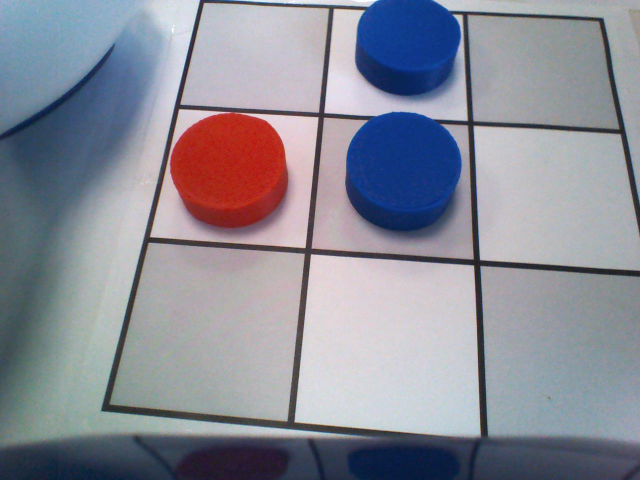
#> input picture helpers/snapshot_1.jpg, 1280 x 960 px, found by its file name (shown at 1/2 size); its folder holds only this picture in this run
$ python analyze_snapshot.py   (older library calls are emulated)
#> lines starting #> are read from the running program, lines starting #| are printed output that depends on the picture; after the words box and inside, x2 and y2 are one past the last pixel; in counts of white or black regions, pixels touching at a corner belong together
### nao_vision.py
import cv2 as cv
import numpy as np
import time
import os

'''
Open tasks:
- analyze the biggest blob

Embedded simplifications:
- image segments the analysis is performed on are hard-coded, it should be replaced with dymamic values returned from the board analysis
'''

class NaoVision:

    img_camera = None
    img_lines = None
    img_rectified = None
    img_current_state = None

    def __init__(self, sizes, logging):
        self.logger = logging
        self.logger.debug("Computer vision initialized with the following camera size: %s",str(sizes))


    def find_board(self, img):
        '''
        Function that analyzes camera input and searches for the board.
        returns ... True / False depending on the result
        '''

        # Pre-process the image for blob identification
        im_transformed = self.image_preprocessing(img)
        self.logger.debug("Image has been pre-processed for further analysis.")

        # Find the biggest blob
        biggest_blob, biggest_blob_size = self.find_biggest_blob(im_transformed)
        if( biggest_blob_size >= 140000 ):
            self.logger.debug("A sufficiently large blob has been identified. Image will now be cleaned.")

            # Remove anything outside the biggest blob
            im_cleaned = self.clean_image(im_transformed, biggest_blob)
            self.logger.debug("The image has been cleaned. Next line detection analysis will be performed.")

            # Determine if the biggest blob is indeed the 3x3 matrix we need
            lines, im_lines = self.find_lines(im_cleaned, 200)

            # Check if the lines consitute a matrix
            if self.check_matrix(lines, im_lines):
                self.logger.debug('Game board detected.')
                return True, im_cleaned, biggest_blob_size

            return False, im_lines, biggest_blob_size

        self.logger.debug("No board identified. The biggest blog size found: %s",str(biggest_blob_size))
        return False, img, biggest_blob_size


    # [185 lines left out: functions fix_board_position, get_current_state, find_all_segments, find_corners, order_lines, not called in this run]


    def split_lines(self, all_lines):
        '''
        Split the inserted lines into horizontal and vertical
        '''
        h_lines = []
        v_lines = []

        for line in all_lines:
            ln = line[0]
            theta = ln[1]
            b = np.sin(theta)

            if b >= 0.8:
                h_lines.append(line)
            else:
                v_lines.append(line)

        return h_lines, v_lines


    # [15 lines left out: function get_line_intersect, not called in this run]


    def check_matrix(self, lines, img):
        '''
        Check if hugh lines interesect into a 3x3 matrix
        Valid matrix consists of 8 lines (4 vertical and 4 horizontal) and each horizontal line crosses exactly four vertical lines.
        '''
        valid_matrix = True

        # Make sure there is exactly eight significant lines in the picture
        if( lines.shape[0] == 8 ):

            # Split horizontal and vertical lines
            h_lines, v_lines = self.split_lines(lines)

            # Make sure there is four of each
            if len(h_lines) == 4 and len(v_lines) == 4:

                # Make sure each horizontal line intersects precisely 4 vertical lines
                for h_line in h_lines:
                    intersect_num = 0

                    for v_line in v_lines:
                        intersect = self.get_line_intersect(h_line, v_line)

                        # Intersect is only valid, if the intersection falls within the image dimensions
                        if img.shape[1] >= intersect[0] >= 0 and img.shape[0] >= intersect[1] >= 0:
                            intersect_num = intersect_num + 1

                    if intersect_num != 4:
                        self.logger.debug('Matrix detection failed. One of the horizontal lines has failed to identify four intersects')
                        valid_matrix = False

            else:
                self.logger.debug('Matrix detection failed. Detected ' + str(len(h_lines)) + ' horizontal and ' + str(len(v_lines)) + ' vertical lines')
                valid_matrix = False

        else:
            self.logger.debug('Matrix detection failed. Number of lines detected is: ' + lines.shape[0] )
            valid_matrix = False

        return valid_matrix


    def draw_lines(self, line, img):
        '''
        Helper function to visualize the board lines
        '''
        rho = line[0]
        theta = line[1]

        a = np.cos(theta)
        b = np.sin(theta)

        x0 = a*rho
        y0 = b*rho

        x1 = int(x0 + 2000*(-b))
        y1 = int(y0 + 2000*(a))
        x2 = int(x0 - 2000*(-b))
        y2 = int(y0 - 2000*(a))

        img = cv.line(img, (x1, y1), (x2, y2), (255,0,255), 2)
        return img


    # [21 lines left out: function get_points_on_line, not called in this run]


    def merge_lines(self, lines, img):
        '''
        Perform k-means to group similar lines
        '''
        sd = np.std(lines, axis = 0)
        lines = lines / sd

        criteria = (cv.TERM_CRITERIA_EPS, 10, 1.0)
        ret,label,center = cv.kmeans(lines,8,None,criteria,10,cv.KMEANS_PP_CENTERS)

        # Reformat the output from k-means
        merged_lines = []
        for line in center:
            merged_lines.append([line])

        return merged_lines * sd


    def find_lines(self, im_cleaned, threshold):
        '''
        Perform Hugh Linear Transformation to detect if there are lines in the identified blob
        '''
        # Perform hough transformation, optimize threshold to only consider lines that are significant
        lines = cv.HoughLines(im_cleaned, 1, np.pi/180, threshold)

        # Merge neigboring lines together
        merged_lines = self.merge_lines(lines, im_cleaned)

        # Display merged lines
        ret = cv.cvtColor(im_cleaned, cv.COLOR_GRAY2RGB)
        for line in merged_lines:
            ret = self.draw_lines(line[0], ret)

        return merged_lines, ret


    def find_biggest_blob(self, im_transformed):
        '''
        Function to identify the biggest blob an its size
        '''

        # Find image contours
        ret,thresh = cv.threshold(im_transformed,127,255,0)
        im_cont, contours, hierarchy = cv.findContours(thresh,cv.RETR_TREE,cv.CHAIN_APPROX_SIMPLE)

        # Loop over contours to find the biggest area
        c = 0
        largest_area = 0
        largest_contour = 0
        for contour in contours:
            area = cv.contourArea(contour)
            if( area > largest_area ):
                largest_area = area
                largest_contour = c
            c = c + 1

        # # Render the contours
        # ret = cv.cvtColor(im_cont, cv.COLOR_GRAY2RGB)
        # cv.drawContours(ret,contours,largest_contour,(255,0,255), 3)

        return [contours[largest_contour]], largest_area


    def clean_image(self, im_transformed, biggest_blob):
        '''
        Remove clutter outside the biggest blob
        '''

        # Copy the thresholded image.
        stencil = np.zeros(im_transformed.shape).astype(im_transformed.dtype)

        # Create image mask based on the contour of the biggest blob
        cv.fillPoly(stencil, biggest_blob, [255, 255, 255])

        # Apply mask on the original image
        result = cv.bitwise_and(im_transformed, stencil)

        # Erode the image back to balance the original dilation
        result = cv.erode(result, np.ones((5,5), np.uint8))

        return result


    def image_preprocessing(self, im_orig):
        '''
        Apply several transformation to preprocess image for blob identification.
        The following filters are applied: convert to grayscale, gaussian blur, adaptive thresholding, bitwise invert and dilating
        '''

        # Convert to grayscale
        im_temp = cv.cvtColor(im_orig, cv.COLOR_BGR2GRAY)

        # Apply gaussian blur to smooth the lines by removing noise
        im_temp = cv.GaussianBlur(im_temp, (11,11), 0)

        # Apply adaptive image thresholding
        # ... it calculates a mean over a 5x5 window and subtracts 2 from the mean. This is the threshold level for every pixel.
        im_temp = cv.adaptiveThreshold(im_temp, 255, cv.ADAPTIVE_THRESH_MEAN_C, cv.THRESH_BINARY, 5, 2)

        # Invert the image
        im_temp = cv.bitwise_not(im_temp)

        # Dilate the image to complete small cracks
        im_transformed = cv.dilate(im_temp, np.ones((5,5), np.uint8), iterations = 1)

        return im_transformed


    # [114 lines left out: functions cut_image, color_quantization, calculate_color_ratio, renderImage, analyze_color, not called in this run]

### helpers/analyze_snapshot.py
import numpy as np
import cv2 as cv
from nao_vision import NaoVision
import logging
import time

logging.basicConfig(format = '%(asctime)s;%(levelname)s;%(filename)s;%(message)s', level = logging.DEBUG)

i = 1
while True:
    im = cv.imread("helpers/snapshot_" + str(i) + ".jpg")
#> im is the input picture: shape (960, 1280, 3); mean B, G, R 151.2, 139.6, 137.9
    vision = NaoVision((im.shape[0], im.shape[1]), logging)

    board_found, result = vision.find_board(im)
#> in image_preprocessing, `im_temp = cv.adaptiveThreshold(im_temp, 255, cv.ADAPTIVE_THRESH_MEAN_C..`:
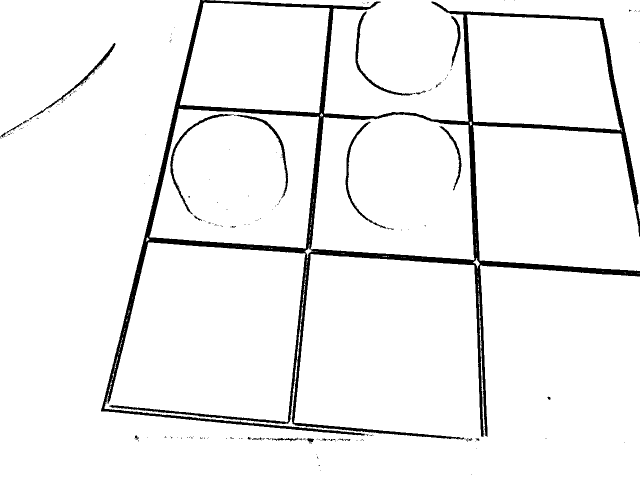
#> im_temp: shape (960, 1280) (shown at 1/2 size); 94.8% white; 199 black regions (174 under 20 px), largest, box (x1, y1, x2, y2) and area: (202, 0, 1280, 880) 55904, (340, 228, 468, 429) 1262, (711, 22, 830, 191) 1208
#> in image_preprocessing, `im_transformed = cv.dilate(im_temp, np.ones((5,5), np.uint8), iteratio..`:
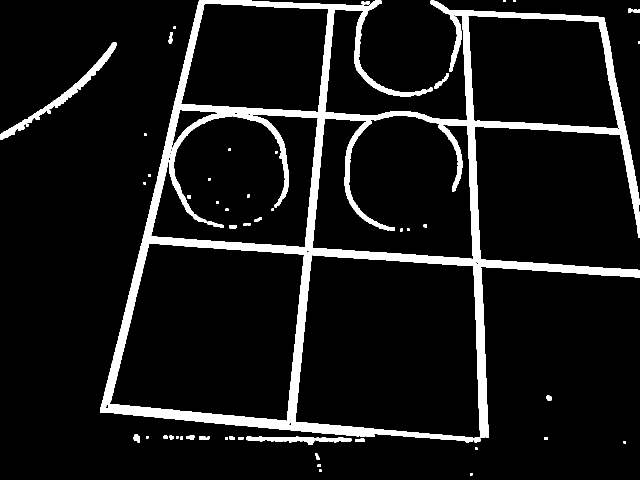
#> im_transformed: shape (960, 1280) (shown at 1/2 size); 8.9% white; 59 white regions
#> in find_biggest_blob, `im_cont, contours, hierarchy = cv.findContours(thresh,cv.RETR_TREE,cv...`: contours = 75 contours, 27 with area under 20; largest, box (x1, y1, x2, y2) and area: (200, 0, 1280, 885) 463336, (218, 486, 609, 843) 110162, (624, 230, 947, 519) 78584, (301, 219, 637, 496) 70797, (935, 30, 1239, 259) 57952
#> the loop in find_biggest_blob, `for contour in contours:` made 75 passes
#> (area, largest_area) on passes 3, 4, 7, 9, 15, 31, 45: (29, 29), (59, 59), (83.5, 83.5), (458.5, 458.5), (1068, 1068), (3375.5, 3375.5), (463336, 463336)
#> area on passes 10, 11, 12, 13, 14, 16: 98.5, 48.5, 24, 29, 24.5, 52
#> after the loop in find_biggest_blob, `for contour in contours:`: c = 75; largest_area = 463336; largest_contour = 44
#> in find_board, `biggest_blob, biggest_blob_size = self.find_biggest_blob(im_transformed)`: biggest_blob = 1 contour; box (x1, y1, x2, y2) and area: (200, 0, 1280, 885) 463336; biggest_blob_size = 463336
#> in clean_image, `cv.fillPoly(stencil, biggest_blob, [255, 255, 255])`:
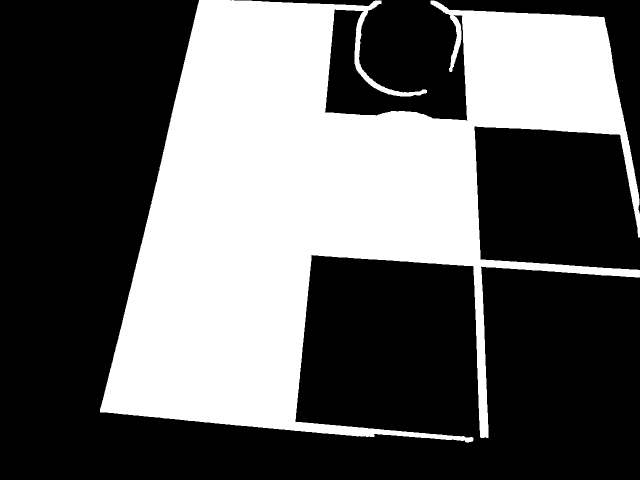
#> stencil: shape (960, 1280) (shown at 1/2 size); 38% white; 1 white region, box (x1, y1, x2, y2) and area: (200, 0, 1280, 885) 467081
#> in clean_image, `result = cv.bitwise_and(im_transformed, stencil)`: result: shape (960, 1280); 8.3% white; 18 white regions, largest, box (x1, y1, x2, y2) and area: (200, 0, 1280, 885) 99439, (877, 250, 925, 383) 1398, (415, 443, 448, 455) 208
#> in clean_image, `result = cv.erode(result, np.ones((5,5), np.uint8))`:
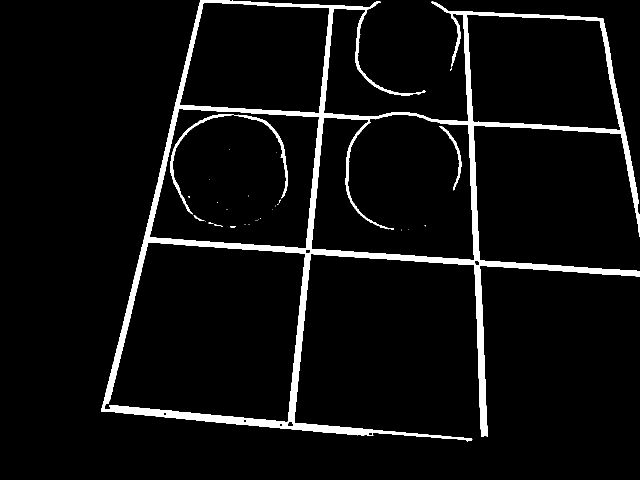
#> result: shape (960, 1280) (shown at 1/2 size); 5.4% white; 31 white regions (25 under 20 px), largest, box (x1, y1, x2, y2) and area: (202, 0, 1280, 883) 63397, (340, 228, 576, 429) 2396, (879, 252, 923, 381) 634, (387, 430, 409, 442) 60, (460, 452, 472, 455) 29, (429, 448, 446, 453) 24
#> in find_lines, `lines = cv.HoughLines(im_cleaned, 1, np.pi/180, threshold)`: lines = 157 rows, first 8: [454, 1.64], [460, 1.64], [457, 1.64], [659, 0.0873], [-927, 3.09], [-931, 3.11], [396, 0.244], [661, 0.105]
#> in merge_lines, `sd = np.std(lines, axis = 0)`: sd = [[607.3, 0.967]]
#> in merge_lines, `lines = lines / sd`: lines = 157 rows, first 8: [0.748, 1.7], [0.757, 1.7], [0.753, 1.7], [1.09, 0.0903], [-1.53, 3.2], [-1.53, 3.21], [0.652, 0.253], [1.09, 0.108]
#> in merge_lines, `ret,label,center = cv.kmeans(lines,8,None,criteria,10,cv.KMEANS_PP_CEN..`: ret = 1.89; label = 157 values, max 7 at index 33, min 0 at index 10, mean 2.81; center = [[0.258, 1.66], [1.1, 0.104], [-1.45, 3.17], [1.32, 1.71], [0.743, 1.7], [1.6, 0.0181], [0.666, 0.249], [-1.92, 3.04]]
#> the loop in merge_lines, `for line in center:` made 8 passes
#> after the loop in merge_lines, `for line in center:`: merged_lines = [[[0.258, 1.66]], [[1.1, 0.104]], [[-1.45, 3.17]], [[1.32, 1.71]], [[0.743, 1.7]], [[1.6, 0.0181]], [[0.666, 0.249]], [[-1.92, 3.04]]]
#> in find_lines, `merged_lines = self.merge_lines(lines, im_cleaned)`: merged_lines = [[156.6, 1.61], [669.3, 0.101], [-881.3, 3.06], [801.5, 1.65], [451.3, 1.65], [968.8, 0.0175], [404.3, 0.241], [-1165.8, 2.94]]
#> the loop in find_lines, `for line in merged_lines:` made 8 passes
#> (rho in draw_lines, theta in draw_lines, a in draw_lines, b in draw_lines, x0 in draw_lines, y0 in draw_lines, x1 in draw_lines, y1 in draw_lines) on passes 1 to 8: (156.6, 1.61, -0.037, 0.999, -5.79, 156.5, -2004, 82), (669.3, 0.101, 0.995, 0.101, 665.9, 67.32, 464, 2057), (-881.3, 3.06, -0.997, 0.0785, 878.6, -69.15, 721, -2062), (801.5, 1.65, -0.0826, 0.997, -66.22, 798.7, -2059, 633), (451.3, 1.65, -0.0754, 0.997, -34, 450, -2028, 299), (968.8, 0.0175, 1, 0.0175, 968.6, 16.91, 933, 2016), (404.3, 0.241, 0.971, 0.239, 392.6, 96.51, -84, 2038), (-1165.8, 2.94, -0.979, 0.203, 1141.6, -236.4, 736, -2194)
#> pass 2, in draw_lines (call 2), `img = cv.line(img, (x1, y1), (x2, y2), (255,0,255), 2)`:
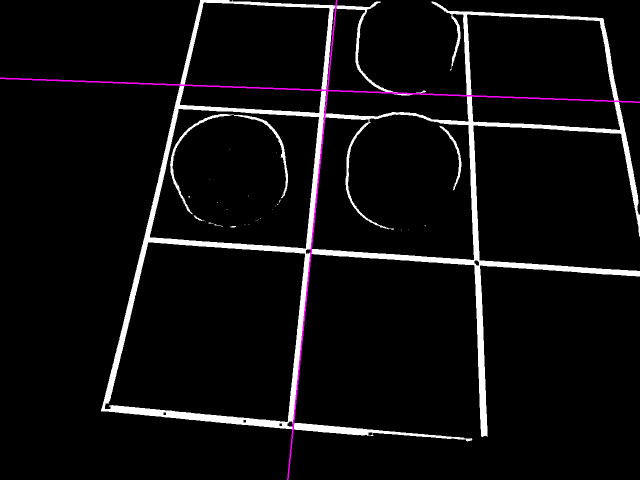
#> img: shape (960, 1280, 3) (shown at 1/2 size); mean B, G, R 15, 13.6, 15
#> pass 3, in draw_lines (call 3), `img = cv.line(img, (x1, y1), (x2, y2), (255,0,255), 2)`:
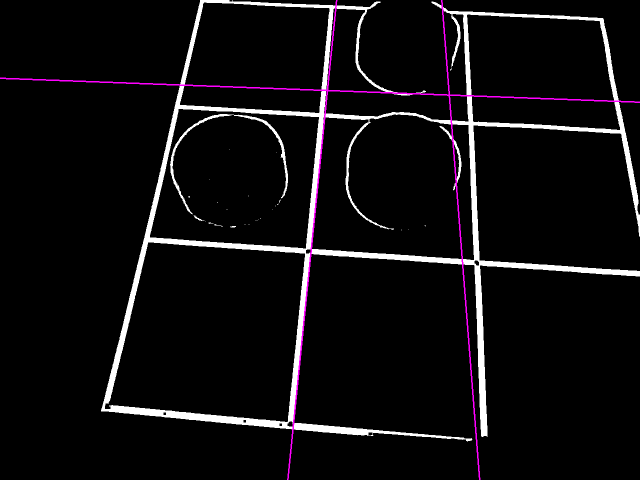
#> img: shape (960, 1280, 3) (shown at 1/2 size); 0.23% of pixels changed, all inside (x1, y1, x2, y2) = (882, 0, 961, 960)
#> after the loop in find_lines, `for line in merged_lines:`:
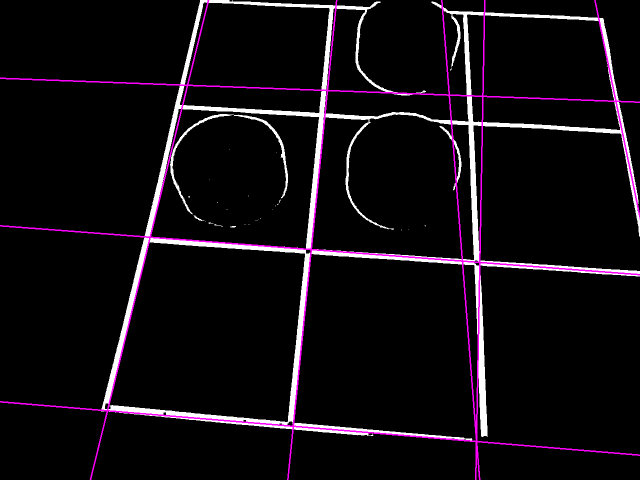
#> ret: shape (960, 1280, 3) (shown at 1/2 size); mean B, G, R 17.2, 12.2, 17.2
#> in find_board, `lines, im_lines = self.find_lines(im_cleaned, 200)`: lines has the same summary as merged_lines in find_lines
#> the loop in split_lines, `for line in all_lines:` made 8 passes
#> (ln, theta, b) on passes 1 to 8: ([156.6, 1.61], 1.61, 0.999), ([669.3, 0.101], 0.101, 0.101), ([-881.3, 3.06], 3.06, 0.0785), ([801.5, 1.65], 1.65, 0.997), ([451.3, 1.65], 1.65, 0.997), ([968.8, 0.0175], 0.0175, 0.0175), ([404.3, 0.241], 0.241, 0.239), ([-1165.8, 2.94], 2.94, 0.203)
#> after the loop in split_lines, `for line in all_lines:`: h_lines = [[[156.6, 1.61]], [[801.5, 1.65]], [[451.3, 1.65]]]; v_lines = [[[669.3, 0.101]], [[-881.3, 3.06]], [[968.8, 0.0175]], [[404.3, 0.241]], [[-1165.8, 2.94]]]
#> (the run stopped early here; a loop or call above may not have finished)
